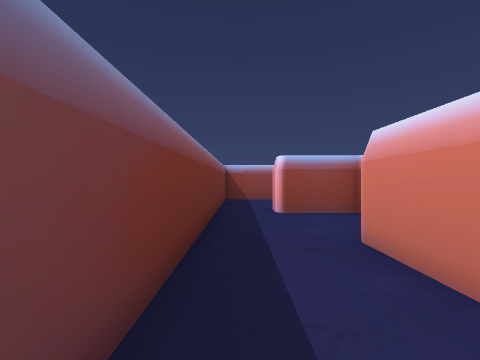
view 1 (above)

23 first-person views from a walk through a scene from a Unity 3-D project. The camera is 0.68 m above the floor, looks level and sees 90° across. The floor is counted in squares, 1 m on a side. Each view is taken from the middle of a square. On the plan, view 1 faces up. The plan holds only what a view shows up to about 9 squares ahead; the rest is blank. The player is left out.

view 2
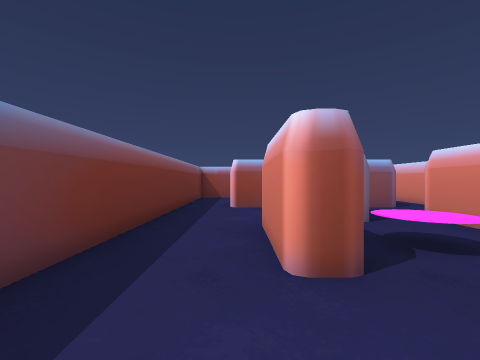

view 3
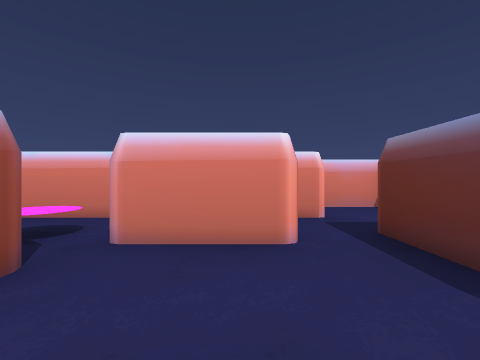

view 4
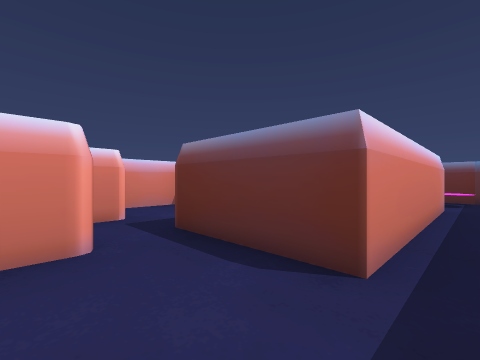

view 5
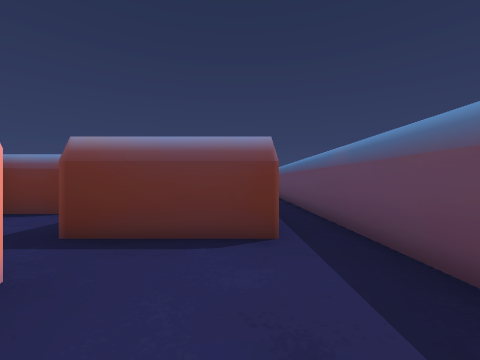

view 6
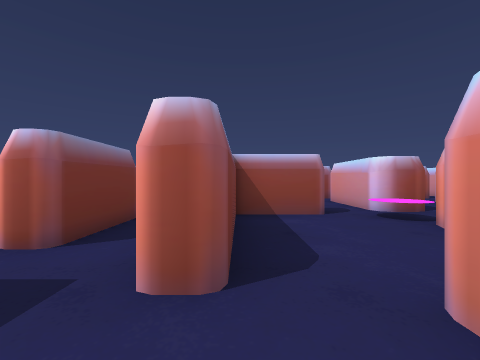

view 7
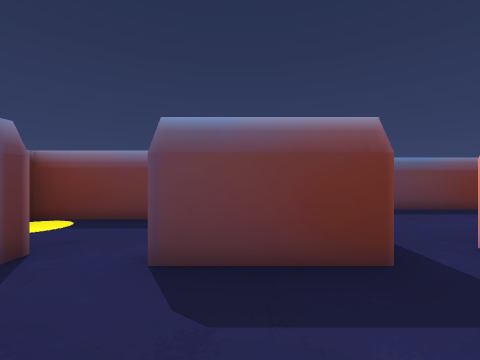

view 8
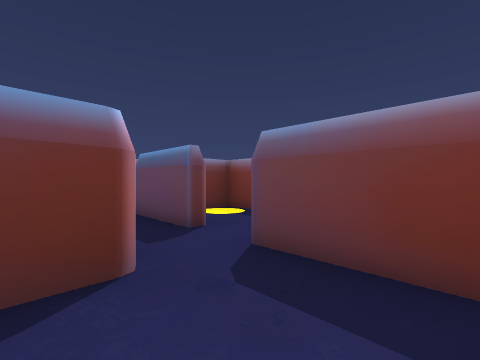

view 9
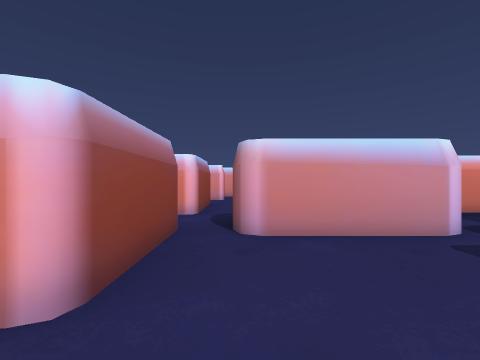

view 10
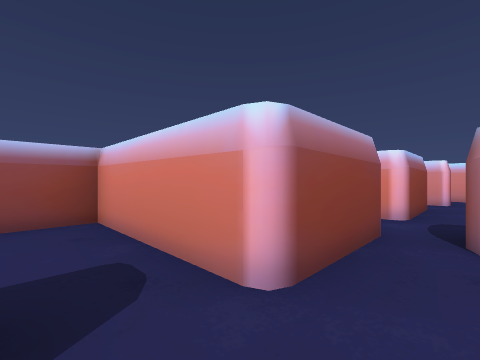

view 11
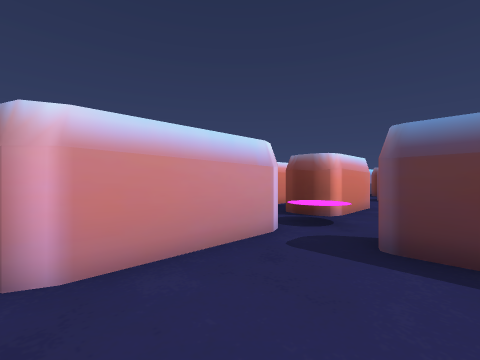

view 12
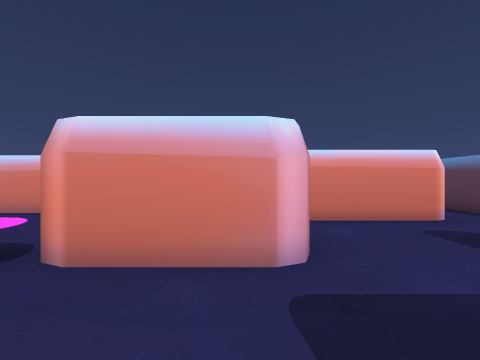

view 13
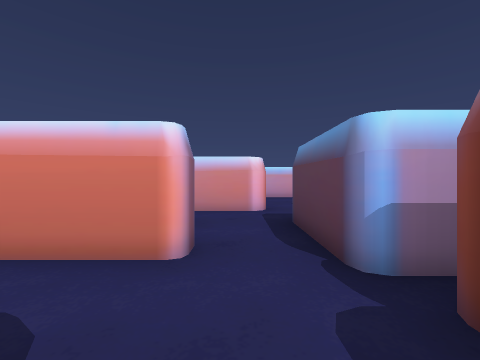

view 14
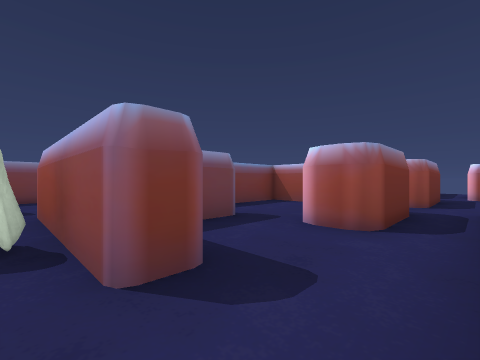

view 15
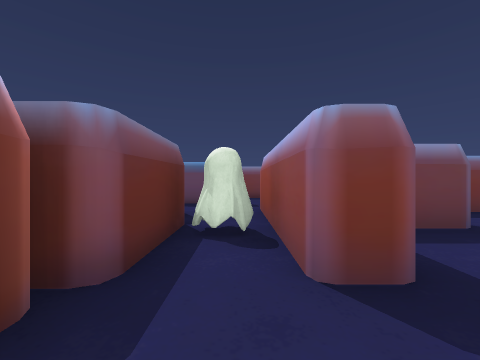

view 16
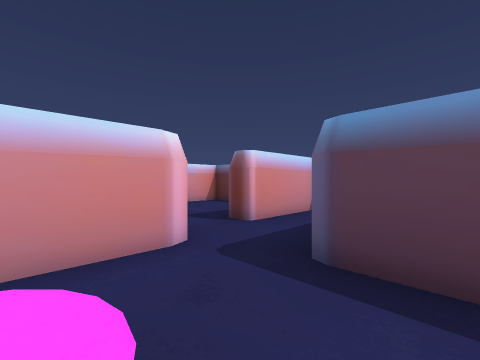

view 17
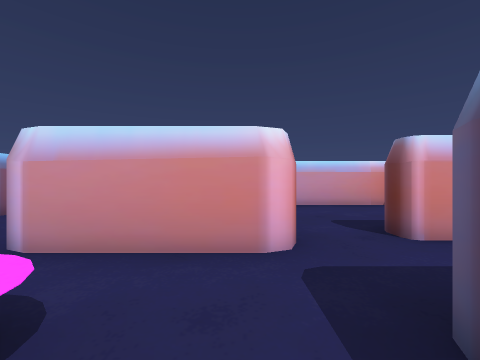

view 18
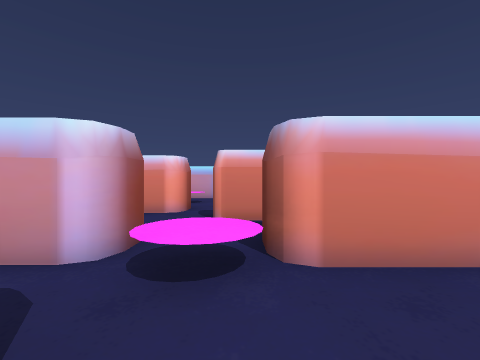

view 19
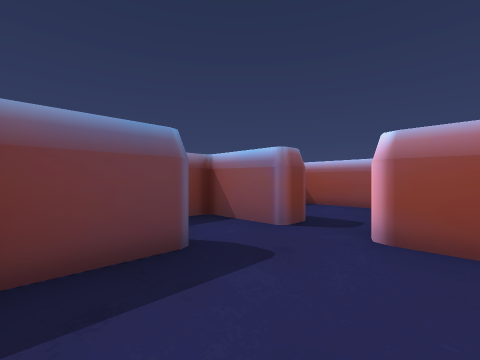

view 20
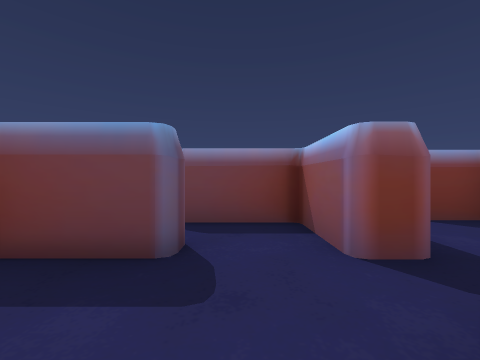

view 21
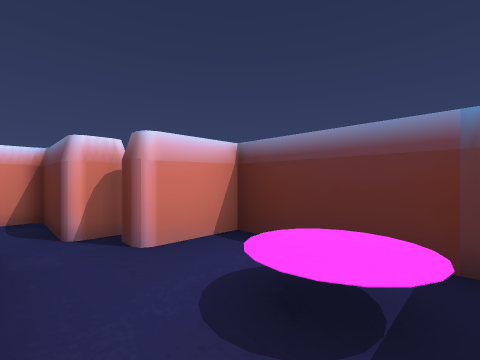

view 22
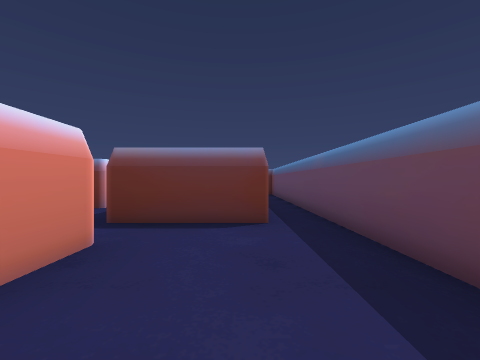

view 23
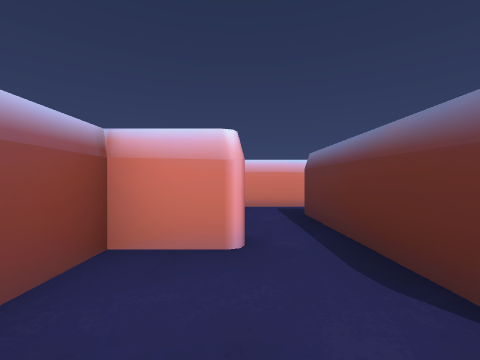

### Floor plan
Key: @ floor where view 1 was taken; # wall or solid block; . floor; I disc; O other object.
Columns run from 1 left of view 1 to 15 right of it. Each row starts with its distance up from view 1.
  9  O######
  8 O...#..#
  7 #...#..#      O
  6 #......#      O
  5 #.OOOOO### OOOOOO
  4 #...O....OO..   O
  3 #..OO.O..OO.O
  2 #..O..O..OO.O OOO
  1 #..O..OO.IO.OOOOO
  0 #@..O.O...OO
 -1 #...O.O..OOO
 -2 #.....O..OOO
 -3 #.OOO..O...O
 -4 #.O.O..O...O  O
 -5 #.O.OOOOOO.O..O
 -6 #.O.O.OOO.....O
 -7 #.IIO. ###OOOO.O
 -8 #.OOOOO   OO  .O
 -9 #...#OO   O   .O
-10  ...#          O
-11  O###

Positions as (right, up) in squares from view 1, and headings:
1: (0, 0), facing up
2: (1, -1), facing up
3: (0, -1), facing right
4: (0, -1), facing down-right
5: (1, 0), facing down
6: (5, -4), facing up
7: (5, -4), facing left
8: (5, -3), facing down-left
9: (5, 4), facing right
10: (5, 4), facing up-right
11: (6, 4), facing down-right
12: (6, -2), facing right
13: (8, -6), facing right
14: (10, -6), facing up-left
15: (10, -6), facing left
16: (11, -5), facing down-right
17: (11, -6), facing right
18: (6, 0), facing right
19: (7, 2), facing up-left
20: (7, 4), facing left
21: (0, -8), facing down-right
22: (1, 1), facing down
23: (0, 7), facing right
